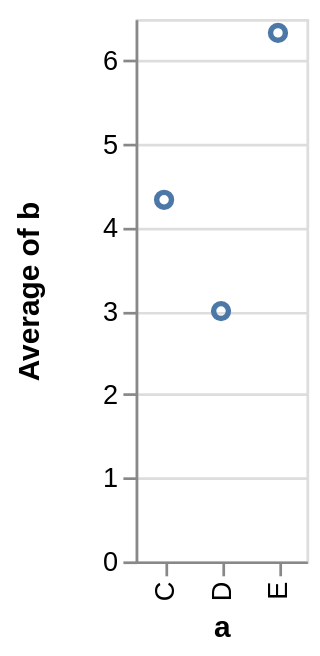

Vega-Lite specification for this chart:
### Vega specification from a JSON file in a GitHub repository (floating-point values rounded to 4 significant figures)
{"$schema": "https://vega.github.io/schema/vega/v4.json", "autosize": "pad", "padding": 5, "height": 200, "style": "cell", "data": [{"name": "source_0", "values": [{"a": "C", "b": 2}, {"a": "C", "b": 7}, {"a": "C", "b": 4}, {"a": "D", "b": 1}, {"a": "D", "b": 2}, {"a": "D", "b": 6}, {"a": "E", "b": 8}, {"a": "E", "b": 4}, {"a": "E", "b": 7}]}, {"name": "data_0", "source": "source_0", "transform": [{"type": "formula", "expr": "toNumber(datum[\"b\"])", "as": "b"}, {"type": "aggregate", "groupby": ["a"], "ops": ["average"], "fields": ["b"], "as": ["average_b"]}]}], "signals": [{"name": "x_step", "value": 21}, {"name": "width", "update": "bandspace(domain('x').length, 1, 0.5) * x_step"}], "marks": [{"name": "marks", "type": "symbol", "style": ["point"], "from": {"data": "data_0"}, "encode": {"update": {"fill": {"value": "transparent"}, "stroke": {"value": "#4c78a8"}, "tooltip": {"signal": "{\"a\": ''+datum[\"a\"], \"Average of b\": format(datum[\"average_b\"], \"\")}"}, "x": {"scale": "x", "field": "a"}, "y": {"scale": "y", "field": "average_b"}}}}], "scales": [{"name": "x", "type": "point", "domain": {"data": "data_0", "field": "a", "sort": true}, "range": {"step": {"signal": "x_step"}}, "padding": 0.5}, {"name": "y", "type": "linear", "domain": {"data": "data_0", "field": "average_b"}, "range": [{"signal": "height"}, 0], "nice": true, "zero": true}], "axes": [{"scale": "x", "orient": "bottom", "grid": false, "title": "a", "labelAlign": "right", "labelAngle": 270, "labelBaseline": "middle", "zindex": 1}, {"scale": "y", "orient": "left", "grid": false, "title": "Average of b", "labelOverlap": true, "tickCount": {"signal": "ceil(height/40)"}, "zindex": 1}, {"scale": "y", "orient": "left", "grid": true, "gridScale": "x", "tickCount": {"signal": "ceil(height/40)"}, "domain": false, "labels": false, "maxExtent": 0, "minExtent": 0, "ticks": false, "zindex": 0}], "config": {"axisY": {"minExtent": 30}}}
